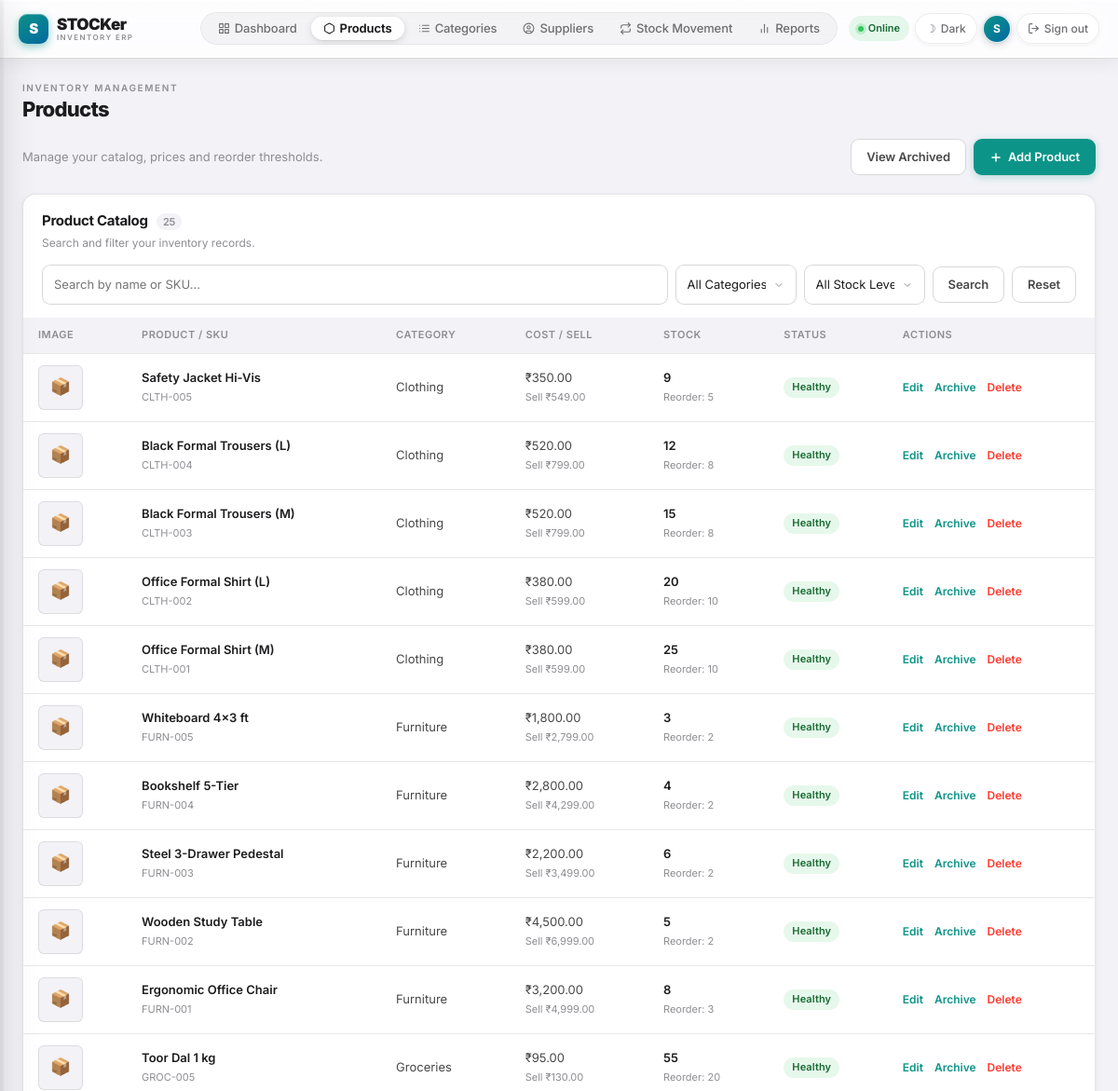
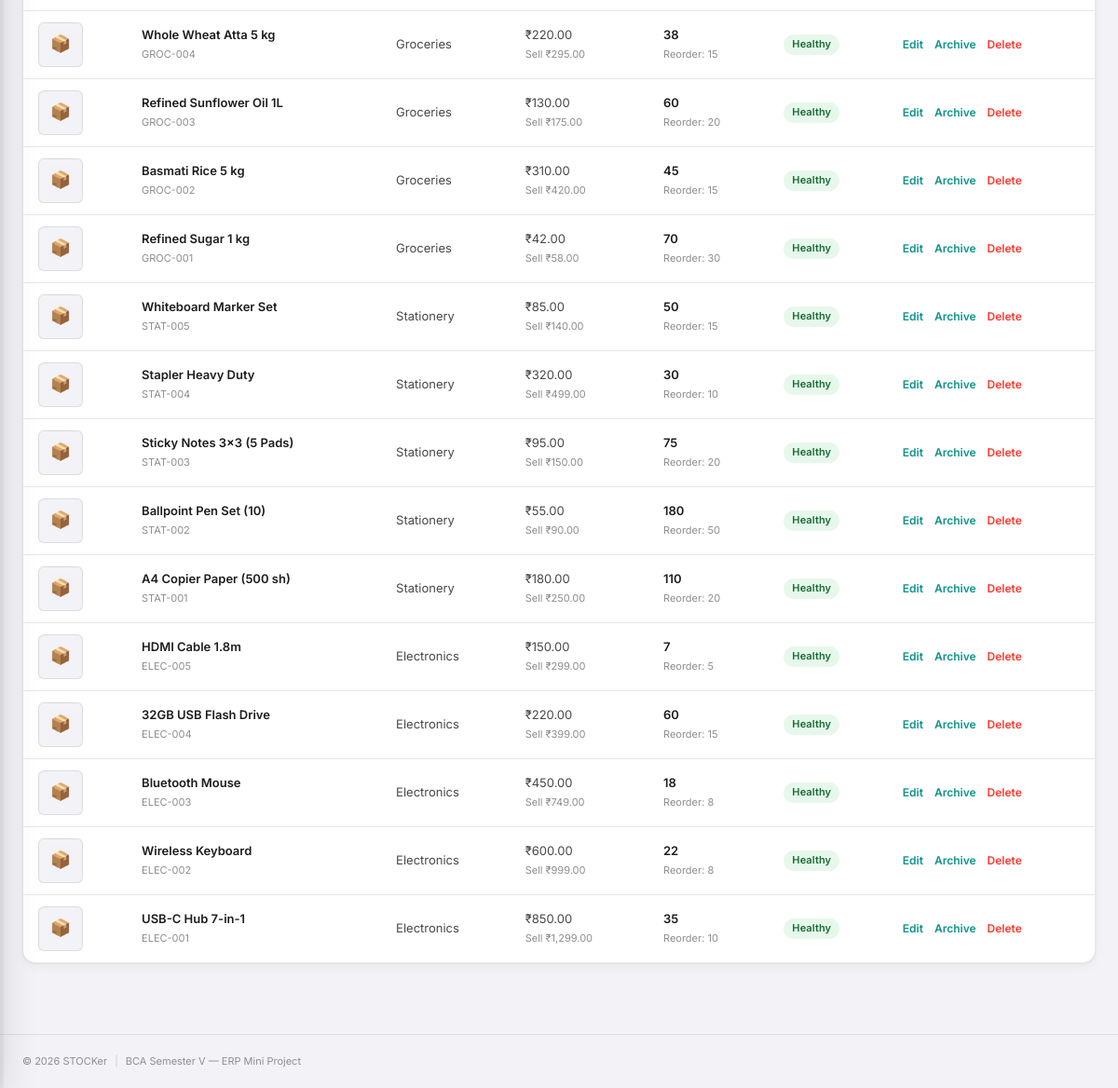
The page /products.php (signed in) on the database its author committed (2 pictures, top to bottom).
### tables this page shows
CREATE TABLE `products` (
  `id`            int(10) UNSIGNED NOT NULL AUTO_INCREMENT,
  `sku`           varchar(50)      NOT NULL,
  `name`          varchar(150)     NOT NULL,
  `category_id`   int(10) UNSIGNED DEFAULT NULL,
  `supplier_id`   int(10) UNSIGNED DEFAULT NULL,
  `description`   varchar(1000)    DEFAULT NULL,
  `cost_price`    decimal(12,2)    NOT NULL DEFAULT 0.00,
  `selling_price` decimal(12,2)    NOT NULL DEFAULT 0.00,
  `quantity`      int(10) UNSIGNED NOT NULL DEFAULT 0,
  `reorder_level` int(10) UNSIGNED NOT NULL DEFAULT 5,
  `image`         varchar(300)     DEFAULT NULL,
  `is_archived`   tinyint(1)       NOT NULL DEFAULT 0,
  `created_at`    timestamp        NOT NULL DEFAULT current_timestamp(),
  `updated_at`    timestamp        NOT NULL DEFAULT current_timestamp() ON UPDATE current_timestamp(),
  PRIMARY KEY (`id`),
  UNIQUE KEY `uq_sku` (`sku`),
  KEY `idx_product_name` (`name`),
  KEY `idx_product_qty` (`quantity`),
  KEY `fk_product_category` (`category_id`),
  KEY `fk_product_supplier` (`supplier_id`),
  CONSTRAINT `fk_product_category` FOREIGN KEY (`category_id`) REFERENCES `categories` (`id`) ON DELETE SET NULL ON UPDATE CASCADE,
  CONSTRAINT `fk_product_supplier` FOREIGN KEY (`supplier_id`) REFERENCES `suppliers` (`id`) ON DELETE SET NULL ON UPDATE CASCADE
);

CREATE TABLE `categories` (
  `id`          int(10) UNSIGNED NOT NULL AUTO_INCREMENT,
  `name`        varchar(100) NOT NULL,
  `description` varchar(500) DEFAULT NULL,
  `created_at`  timestamp    NOT NULL DEFAULT current_timestamp(),
  PRIMARY KEY (`id`),
  UNIQUE KEY `uq_category_name` (`name`)
);

### config.php (called while the page is built, shortened)
<?php
function e(mixed $value): string {
    return htmlspecialchars((string)$value, ENT_QUOTES | ENT_SUBSTITUTE, 'UTF-8');
}
function current_user(): string {
    return (string)($_SESSION['user_name'] ?? 'User');
}

### products.php (the view, shortened to what this page needs)
<?php
require_once 'config.php';
$pdo = db();
$q              = trim((string)($_GET['q'] ?? ''));
$archivedFilter = (int)($_GET['archived'] ?? 0) === 1 ? 1 : 0;
$sql = 'SELECT p.*, c.name AS category_name, s.name AS supplier_name
        FROM products p
        LEFT JOIN categories c ON c.id = p.category_id
        LEFT JOIN suppliers s ON s.id = p.supplier_id
        WHERE p.is_archived = ? AND (p.name LIKE ? OR p.sku LIKE ?)';
$params = [$archivedFilter, '%'.$q.'%', '%'.$q.'%'];
$sql .= ' ORDER BY p.id DESC';
$st = $pdo->prepare($sql);
$st->execute($params);
$products = $st->fetchAll();
$pageTitle = 'Products';
require 'includes/header.php';
?>
<div class="page-actions">
  <p><?= $archivedFilter ? 'Viewing archived products.' : 'Manage your catalog, prices and reorder thresholds.' ?></p>
  <div class="btn-group">
    <a class="btn secondary" href="products.php?archived=<?= $archivedFilter ? 0 : 1 ?>">
      <?= $archivedFilter ? '&larr; Active Products' : 'View Archived' ?>
    </a>
    <a class="btn primary" href="products.php?action=add">
      <svg viewBox="0 0 24 24" fill="none" stroke="currentColor" stroke-width="2.5" stroke-linecap="round"><line x1="12" y1="5" x2="12" y2="19"/><line x1="5" y1="12" x2="19" y2="12"/></svg>
      Add Product
    </a>
  </div>
</div>
<article class="panel">
  <div class="panel-head">
    <div>
      <h3>Product Catalog <span class="count-badge"><?= count($products) ?></span></h3>
      <p>Search and filter your inventory records.</p>
    </div>
  </div>
  <form method="get" class="filters">
    <input name="q" value="<?= e($q) ?>" placeholder="Search by name or SKU...">
    <select name="category">
      <option value="0">All Categories</option>
    </select>
    <select name="stock">
      <option value="">All Stock Levels</option>
    </select>
    <button class="btn secondary" type="submit">Search</button>
    <a class="btn ghost" href="products.php">Reset</a>
  </form>
  <div class="table-wrap">
    <table>
      <thead>
        <tr>
          <th>Image</th>
          <th>Product / SKU</th>
          <th>Category</th>
          <th>Cost / Sell</th>
          <th>Stock</th>
          <th>Status</th>
          <th>Actions</th>
        </tr>
      </thead>
      <tbody>
      <?php foreach ($products as $p): ?>
        <tr>
          <td>
            <?php if (!empty($p['image'])): ?>
              <img src="<?= e($p['image']) ?>" alt="<?= e($p['name']) ?>" width="48" height="48" style="object-fit:cover;border-radius:6px;border:1px solid var(--line)">
            <?php else: ?>
              <div style="width:48px;height:48px;border-radius:6px;background:var(--bg);border:1px solid var(--line);display:grid;place-items:center;color:var(--muted);font-size:18px">&#128230;</div>
            <?php endif; ?>
          </td>
          <td><b><?= e($p['name']) ?></b><small class="subline"><?= e($p['sku']) ?></small></td>
          <td><?= e($p['category_name'] ?? '&mdash;') ?></td>
          <td>
            &#8377;<?= number_format((float)$p['cost_price'], 2) ?>
            <small class="subline">Sell &#8377;<?= number_format((float)$p['selling_price'], 2) ?></small>
          </td>
          <td>
            <b><?= (int)$p['quantity'] ?></b>
            <small class="subline">Reorder: <?= (int)$p['reorder_level'] ?></small>
          </td>
          <td>
            <span class="pill <?= (int)$p['quantity'] <= (int)$p['reorder_level'] ? 'warning' : 'good' ?>">
              <?= (int)$p['quantity'] <= (int)$p['reorder_level'] ? 'Low Stock' : 'Healthy' ?>
            </span>
          </td>
          <td>
            <div class="actions">
            <?php if (!(int)$p['is_archived']): ?>
              <a class="action-link" href="products.php?action=edit&id=<?= (int)$p['id'] ?>">Edit</a>
              <form method="post" class="inline-form" data-confirm="Archive this product?">
                <button class="action-link" type="submit">Archive</button>
              </form>
              <form method="post" class="inline-form" data-confirm="Permanently delete this product? This cannot be undone.">
                <button class="action-link danger-link" type="submit">Delete</button>
              </form>
            <?php endif; ?>
            </div>
          </td>
        </tr>
      <?php endforeach; ?>
      </tbody>
    </table>
  </div>
</article>
<?php require 'includes/footer.php'; ?>

### includes/header.php (shortened to what this page needs)
<?php
require_once __DIR__ . '/../config.php';
$pageTitle   = $pageTitle ?? 'Dashboard';
$userName    = current_user();
$userInitial = strtoupper(substr($userName, 0, 1));
$navItems = [
  ['title'=>'Dashboard',      'url'=>'index.php',
   'icon'=>'<svg viewBox="0 0 24 24" fill="none" stroke="currentColor" stroke-width="2" stroke-linecap="round" stroke-linejoin="round"><rect x="3" y="3" width="7" height="7"/><rect x="14" y="3" width="7" height="7"/><rect x="14" y="14" width="7" height="7"/><rect x="3" y="14" width="7" height="7"/></svg>'],
  ['title'=>'Products',       'url'=>'products.php',
   'icon'=>'<svg viewBox="0 0 24 24" fill="none" stroke="currentColor" stroke-width="2" stroke-linecap="round" stroke-linejoin="round"><path d="M21 16V8a2 2 0 0 0-1-1.73l-7-4a2 2 0 0 0-2 0l-7 4A2 2 0 0 0 3 8v8a2 2 0 0 0 1 1.73l7 4a2 2 0 0 0 2 0l7-4A2 2 0 0 0 21 16z"/></svg>'],
  ['title'=>'Categories',     'url'=>'categories.php',
   'icon'=>'<svg viewBox="0 0 24 24" fill="none" stroke="currentColor" stroke-width="2" stroke-linecap="round" stroke-linejoin="round"><line x1="8" y1="6" x2="21" y2="6"/><line x1="8" y1="12" x2="21" y2="12"/><line x1="8" y1="18" x2="21" y2="18"/><line x1="3" y1="6" x2="3.01" y2="6"/><line x1="3" y1="12" x2="3.01" y2="12"/><line x1="3" y1="18" x2="3.01" y2="18"/></svg>'],
  ['title'=>'Suppliers',      'url'=>'suppliers.php',
   'icon'=>'<svg viewBox="0 0 24 24" fill="none" stroke="currentColor" stroke-width="2" stroke-linecap="round" stroke-linejoin="round"><circle cx="12" cy="12" r="10"/><circle cx="12" cy="10" r="3"/><path d="M7 20.662V19a2 2 0 0 1 2-2h6a2 2 0 0 1 2 2v1.662"/></svg>'],
  ['title'=>'Stock Movement', 'url'=>'stock.php',
   'icon'=>'<svg viewBox="0 0 24 24" fill="none" stroke="currentColor" stroke-width="2" stroke-linecap="round" stroke-linejoin="round"><polyline points="17 1 21 5 17 9"/><path d="M3 11V9a4 4 0 0 1 4-4h14"/><polyline points="7 23 3 19 7 15"/><path d="M21 13v2a4 4 0 0 1-4 4H3"/></svg>'],
  ['title'=>'Reports',        'url'=>'reports.php',
   'icon'=>'<svg viewBox="0 0 24 24" fill="none" stroke="currentColor" stroke-width="2" stroke-linecap="round" stroke-linejoin="round"><line x1="18" y1="20" x2="18" y2="10"/><line x1="12" y1="20" x2="12" y2="4"/><line x1="6" y1="20" x2="6" y2="14"/></svg>'],
];
?>
<!doctype html>
<html lang="en">
<head>
<link rel="stylesheet" href="assets/style.css">
</head>
<body>
<header class="topnav" id="topnav">
  <a class="brand" href="index.php">
    <span class="brand-icon">S</span>
    <span class="brand-name">
      <b>STOCKer</b>
      <span class="brand-sub">Inventory ERP</span>
    </span>
  </a>
  <nav class="topnav-pill" role="menubar" aria-label="Main navigation">
    <?php foreach ($navItems as $item): ?>
    <a class="nav-link <?= $pageTitle===$item['title']?'active':'' ?>"
       href="<?= e($item['url']) ?>" role="menuitem"
       <?= $pageTitle===$item['title']?'aria-current="page"':'' ?>>
      <?= $item['icon'] ?>
      <?= e($item['title']) ?>
    </a>
    <?php endforeach; ?>
  </nav>
  <div class="topnav-right">
    <span class="system-status" aria-label="System online">
      <span class="live-dot" aria-hidden="true"></span>Online
    </span>
    <button class="ctrl-btn" id="themeToggle" type="button" aria-label="Toggle theme" aria-pressed="false">
      <span id="themeIcon" aria-hidden="true">&#9790;</span>
      <span id="themeLabel">Dark</span>
    </button>
    <span class="top-avatar" title="<?= e($userName) ?>" aria-hidden="true"><?= e($userInitial) ?></span>
    <a class="ctrl-btn danger" href="logout.php" title="Sign out">
      <svg viewBox="0 0 24 24" fill="none" stroke="currentColor" stroke-width="2" stroke-linecap="round" stroke-linejoin="round" aria-hidden="true"><path d="M9 21H5a2 2 0 0 1-2-2V5a2 2 0 0 1 2-2h4"/><polyline points="16 17 21 12 16 7"/><line x1="21" y1="12" x2="9" y2="12"/></svg>
      Sign out
    </a>
  </div>
</header>
<div class="page-header">
  <div class="page-heading-block">
    <div class="eyebrow">Inventory Management</div>
    <h1><?= e($pageTitle) ?></h1>
  </div>
</div>
<main class="content">

### includes/footer.php
</main>
<footer class="site-footer">
  <span>&copy; <?= date('Y') ?> STOCKer</span>
  <span style="color:var(--line-hard)">|</span>
  <span>BCA Semester V &mdash; ERP Mini Project</span>
</footer>
</body>
</html>

### rows shown on the page
products: name "Safety Jacket Hi-Vis", sku "CLTH-005", category.name "Clothing", cost_price "350.00", selling_price "549.00", quantity "9", reorder_level "5", shows "Healthy"
products: name "Black Formal Trousers (L)", sku "CLTH-004", category.name "Clothing", cost_price "520.00", selling_price "799.00", quantity "12", reorder_level "8", shows "Healthy"
products: name "Black Formal Trousers (M)", sku "CLTH-003", category.name "Clothing", cost_price "520.00", selling_price "799.00", quantity "15", reorder_level "8", shows "Healthy"
products: name "Office Formal Shirt (L)", sku "CLTH-002", category.name "Clothing", cost_price "380.00", selling_price "599.00", quantity "20", reorder_level "10", shows "Healthy"
products: name "Office Formal Shirt (M)", sku "CLTH-001", category.name "Clothing", cost_price "380.00", selling_price "599.00", quantity "25", reorder_level "10", shows "Healthy"
products: name "Whiteboard 4x3 ft", sku "FURN-005", category.name "Furniture", cost_price "1,800.00", selling_price "2,799.00", quantity "3", reorder_level "2", shows "Healthy"
products: name "Bookshelf 5-Tier", sku "FURN-004", category.name "Furniture", cost_price "2,800.00", selling_price "4,299.00", quantity "4", reorder_level "2", shows "Healthy"
products: name "Steel 3-Drawer Pedestal", sku "FURN-003", category.name "Furniture", cost_price "2,200.00", selling_price "3,499.00", quantity "6", reorder_level "2", shows "Healthy"
products: name "Wooden Study Table", sku "FURN-002", category.name "Furniture", cost_price "4,500.00", selling_price "6,999.00", quantity "5", reorder_level "2", shows "Healthy"
products: name "Ergonomic Office Chair", sku "FURN-001", category.name "Furniture", cost_price "3,200.00", selling_price "4,999.00", quantity "8", reorder_level "3", shows "Healthy"
products: name "Toor Dal 1 kg", sku "GROC-005", category.name "Groceries", cost_price "95.00", selling_price "130.00", quantity "55", reorder_level "20", shows "Healthy"
products: name "Whole Wheat Atta 5 kg", sku "GROC-004", category.name "Groceries", cost_price "220.00", selling_price "295.00", quantity "38", reorder_level "15", shows "Healthy"
products: name "Refined Sunflower Oil 1L", sku "GROC-003", category.name "Groceries", cost_price "130.00", selling_price "175.00", quantity "60", reorder_level "20", shows "Healthy"
products: name "Basmati Rice 5 kg", sku "GROC-002", category.name "Groceries", cost_price "310.00", selling_price "420.00", quantity "45", reorder_level "15", shows "Healthy"
products: name "Refined Sugar 1 kg", sku "GROC-001", category.name "Groceries", cost_price "42.00", selling_price "58.00", quantity "70", reorder_level "30", shows "Healthy"
products: name "Whiteboard Marker Set", sku "STAT-005", category.name "Stationery", cost_price "85.00", selling_price "140.00", quantity "50", reorder_level "15", shows "Healthy"
products: name "Stapler Heavy Duty", sku "STAT-004", category.name "Stationery", cost_price "320.00", selling_price "499.00", quantity "30", reorder_level "10", shows "Healthy"
products: name "Sticky Notes 3x3 (5 Pads)", sku "STAT-003", category.name "Stationery", cost_price "95.00", selling_price "150.00", quantity "75", reorder_level "20", shows "Healthy"
products: name "Ballpoint Pen Set (10)", sku "STAT-002", category.name "Stationery", cost_price "55.00", selling_price "90.00", quantity "180", reorder_level "50", shows "Healthy"
products: name "A4 Copier Paper (500 sh)", sku "STAT-001", category.name "Stationery", cost_price "180.00", selling_price "250.00", quantity "110", reorder_level "20", shows "Healthy"
products: name "HDMI Cable 1.8m", sku "ELEC-005", category.name "Electronics", cost_price "150.00", selling_price "299.00", quantity "7", reorder_level "5", shows "Healthy"
products: name "32GB USB Flash Drive", sku "ELEC-004", category.name "Electronics", cost_price "220.00", selling_price "399.00", quantity "60", reorder_level "15", shows "Healthy"
products: name "Bluetooth Mouse", sku "ELEC-003", category.name "Electronics", cost_price "450.00", selling_price "749.00", quantity "18", reorder_level "8", shows "Healthy"
products: name "Wireless Keyboard", sku "ELEC-002", category.name "Electronics", cost_price "600.00", selling_price "999.00", quantity "22", reorder_level "8", shows "Healthy"
products: name "USB-C Hub 7-in-1", sku "ELEC-001", category.name "Electronics", cost_price "850.00", selling_price "1,299.00", quantity "35", reorder_level "10", shows "Healthy"

### other values the page prints
$item['title'] "Dashboard"
$item['title'] "Products"
$item['title'] "Categories"
$item['title'] "Suppliers"
$item['title'] "Stock Movement"
$item['title'] "Reports"
$userInitial "S"
$pageTitle "Products"
count($products) "25"
